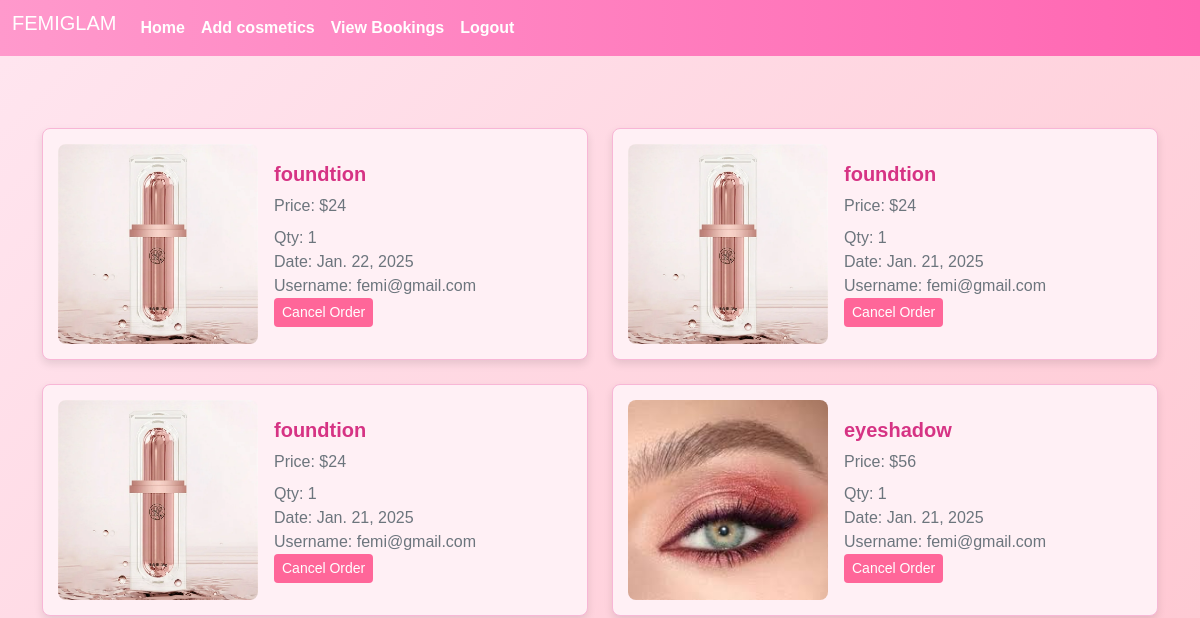
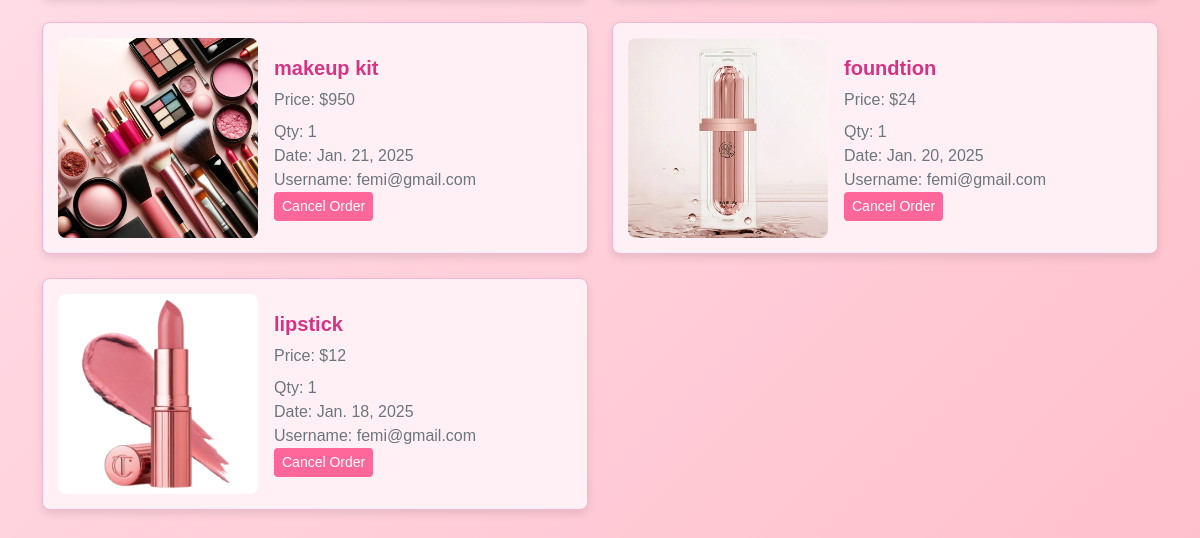
The page /view_booking on the database as committed earlier (2 pictures, top to bottom).
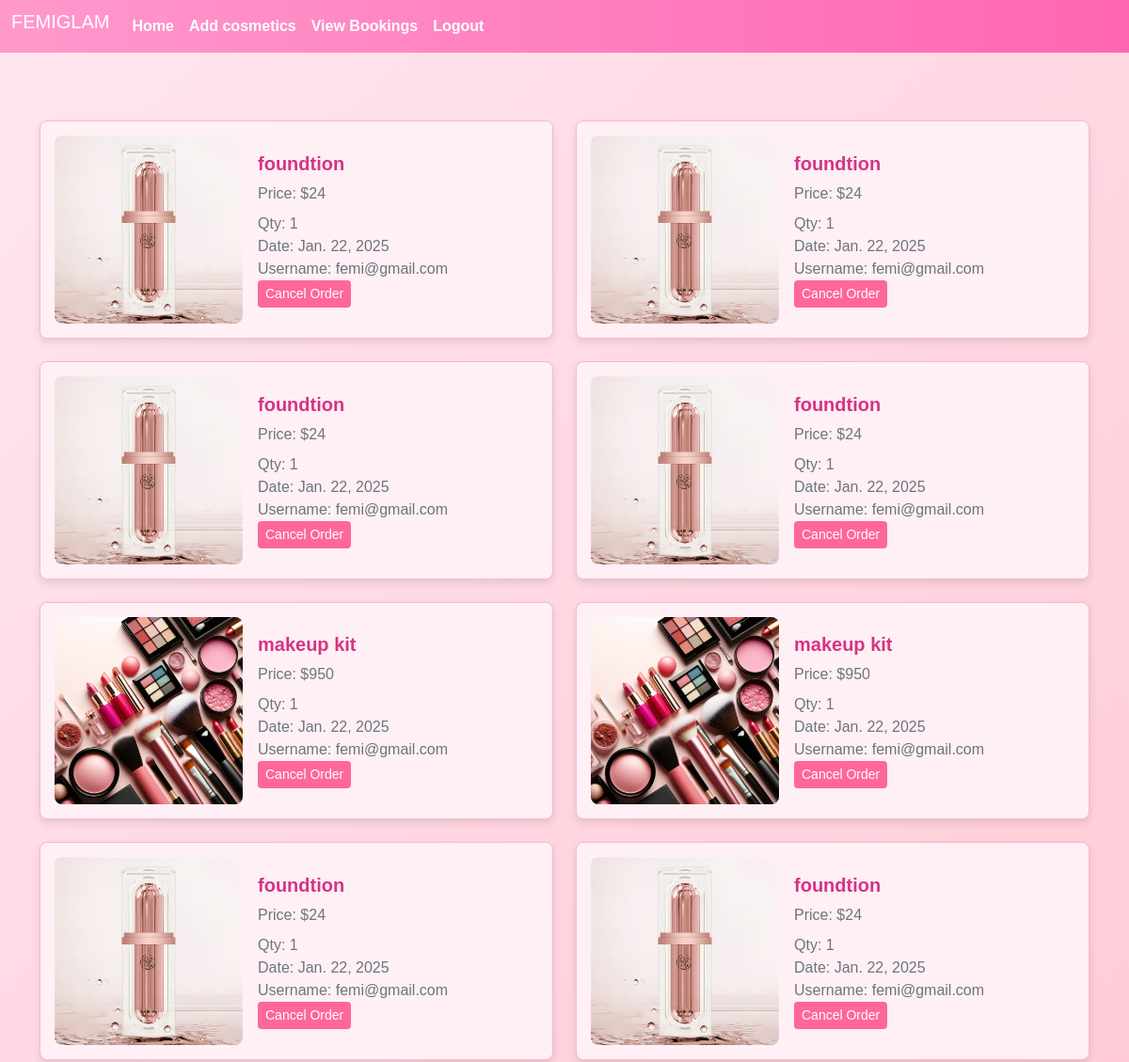
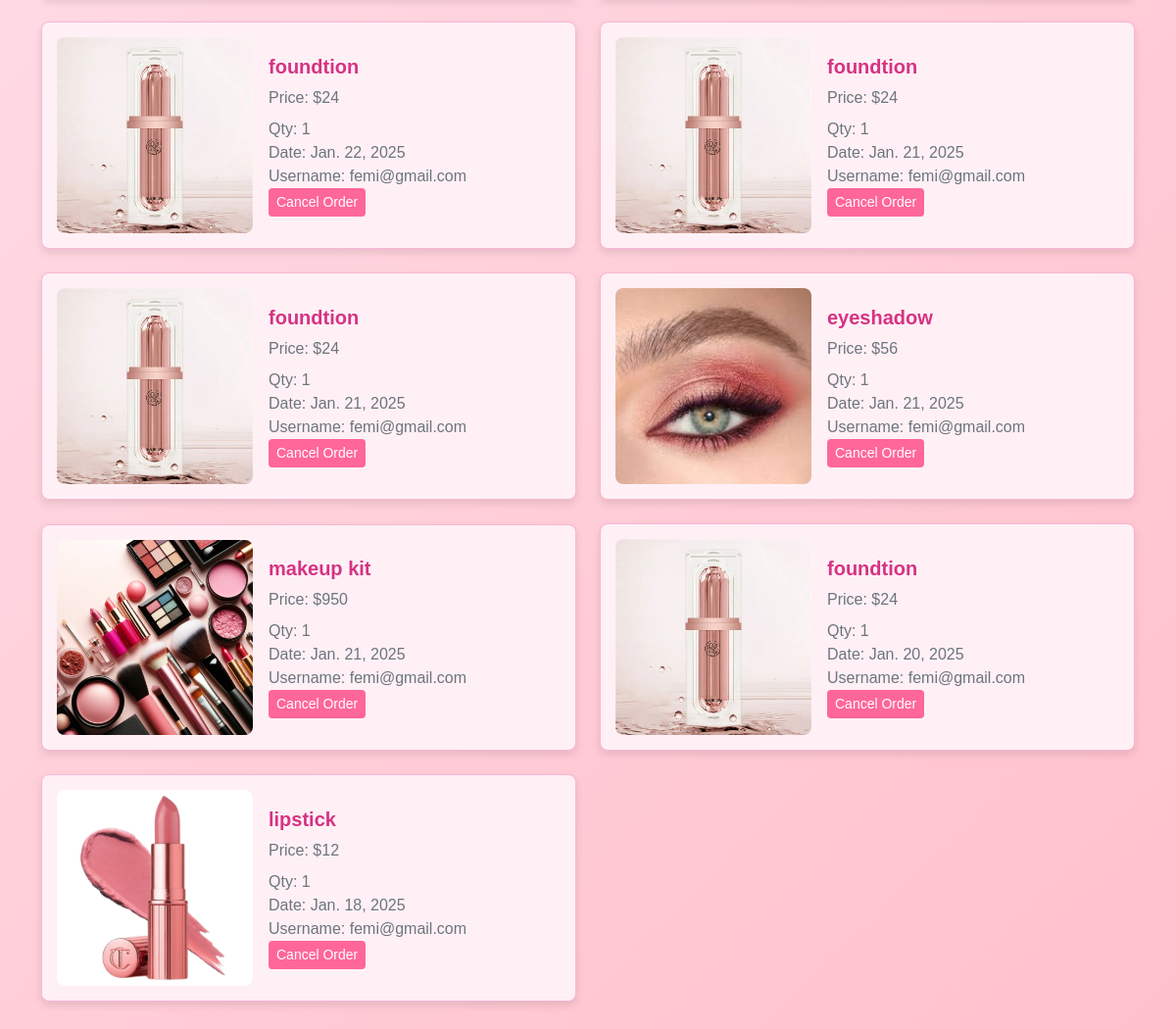
The same page on the database as committed later (2 pictures, top to bottom).
### app/models.py (models this page shows)
class Buy(models.Model):
    product=models.ForeignKey(Product,on_delete=models.CASCADE)
    user=models.ForeignKey(User,on_delete=models.CASCADE)
    qty=models.IntegerField(default=1)
    price=models.IntegerField()
    date=models.DateField(auto_now_add=True)

class Product(models.Model):
    pid=models.TextField()
    name=models.TextField()
    descriptions=models.TextField()
    price=models.IntegerField()
    offer_price=models.IntegerField()
    brand=models.TextField()
    ingredients=models.TextField()
    expiry=models.TextField()
    stock=models.IntegerField()
    created_at=models.DateTimeField(auto_now_add=True)
    updated_at=models.DateTimeField(auto_now=True)
    img=models.FileField()

### app/views.py (the view)
# urls.py: path('view_booking',views.view_bookings),
def view_bookings(req):
    buy=Buy.objects.all()[::-1]
    return render(req,'shop/view_bookings.html',{'buy':buy})

### templates/shop/view_bookings.html (shortened to what this page needs)
<!DOCTYPE html>
<html lang="en">
<head>
    {% load static %}
    <link href="https://cdn.jsdelivr.net/npm/bootstrap@5.3.3/dist/css/bootstrap.min.css" rel="stylesheet">
</head>
<body>
    <nav class="navbar navbar-expand-sm navbar-dark fixed-top">
        <div class="container-fluid">
            <div class="collapse navbar-collapse" id="collapsibleNavbar">
                <ul class="navbar-nav">
                    <li class="nav-item">
                        <a class="navbar-brand" href="">
                           FEMIGLAM
                        </a>
                    </li>
                    <li class="nav-item">
                        <a class="nav-link" href="shop">Home</a>
                    </li>
                    <li class="nav-item">
                        <a class="nav-link" href="add_pro">Add cosmetics</a>
                    </li>
                    <li class="nav-item">
                        <a class="nav-link" href="view_booking">View Bookings</a>
                    </li>
                    <li class="nav-item">
                        <a class="nav-link" href="logout">Logout</a>
                    </li>
                </ul>
            </div>
        </div>
    </nav>
    <div class="container py-5" style="margin-top: 80px;">
        <div class="row g-4 align-items-center">
            {% for i in buy %}
            <div class="col-lg-6 col-md-12">
                <div class="cart-item d-flex align-items-center">
                    <div class="cart-item-image">
                        <img src="{{ i.product.img.url }}" alt="{{ i.product.name }}" class="img-fluid" style="max-height: 200px; object-fit: cover;">
                    </div>
                    <div class="cart-item-details ms-3">
                        <h4 class="product-name">{{ i.product.name }}</h4>
                        <p class="product-price">Price: ${{ i.product.offer_price }}</p>
                        <div class="quantity-controls d-flex align-items-center">
                            <span class="qty">Qty: {{ i.qty }}</span>
                        </div>
                        <div class="quantity-controls d-flex align-items-center">
                            <span class="qty">Date: {{ i.date }}</span>
                        </div>
                        <div class="quantity-controls d-flex align-items-center">
                            <span class="qty">Username: {{ i.user }}</span>
                        </div>
                        <a href="../cancel_order/{{i.id}}" class="btn btn-sm btn-danger">Cancel Order</a>
                    </div>
                </div>
            </div>
            {% endfor %}
        </div>
    </div>
</body>
</html>

Rows that differ between the two databases and show on the page:
added Buy: product.img (picture), product.name "foundtion", product.offer_price "24", qty "1", date "Jan. 22, 2025", user "femi@gmail.com"
added Buy: product.img (picture), product.name "foundtion", product.offer_price "24", qty "1", date "Jan. 22, 2025", user "femi@gmail.com"
added Buy: product.img (picture), product.name "foundtion", product.offer_price "24", qty "1", date "Jan. 22, 2025", user "femi@gmail.com"
added Buy: product.img (picture), product.name "foundtion", product.offer_price "24", qty "1", date "Jan. 22, 2025", user "femi@gmail.com"
added Buy: product.img (picture), product.name "makeup kit", product.offer_price "950", qty "1", date "Jan. 22, 2025", user "femi@gmail.com"
added Buy: product.img (picture), product.name "makeup kit", product.offer_price "950", qty "1", date "Jan. 22, 2025", user "femi@gmail.com"
added Buy: product.img (picture), product.name "foundtion", product.offer_price "24", qty "1", date "Jan. 22, 2025", user "femi@gmail.com"
added Buy: product.img (picture), product.name "foundtion", product.offer_price "24", qty "1", date "Jan. 22, 2025", user "femi@gmail.com"
